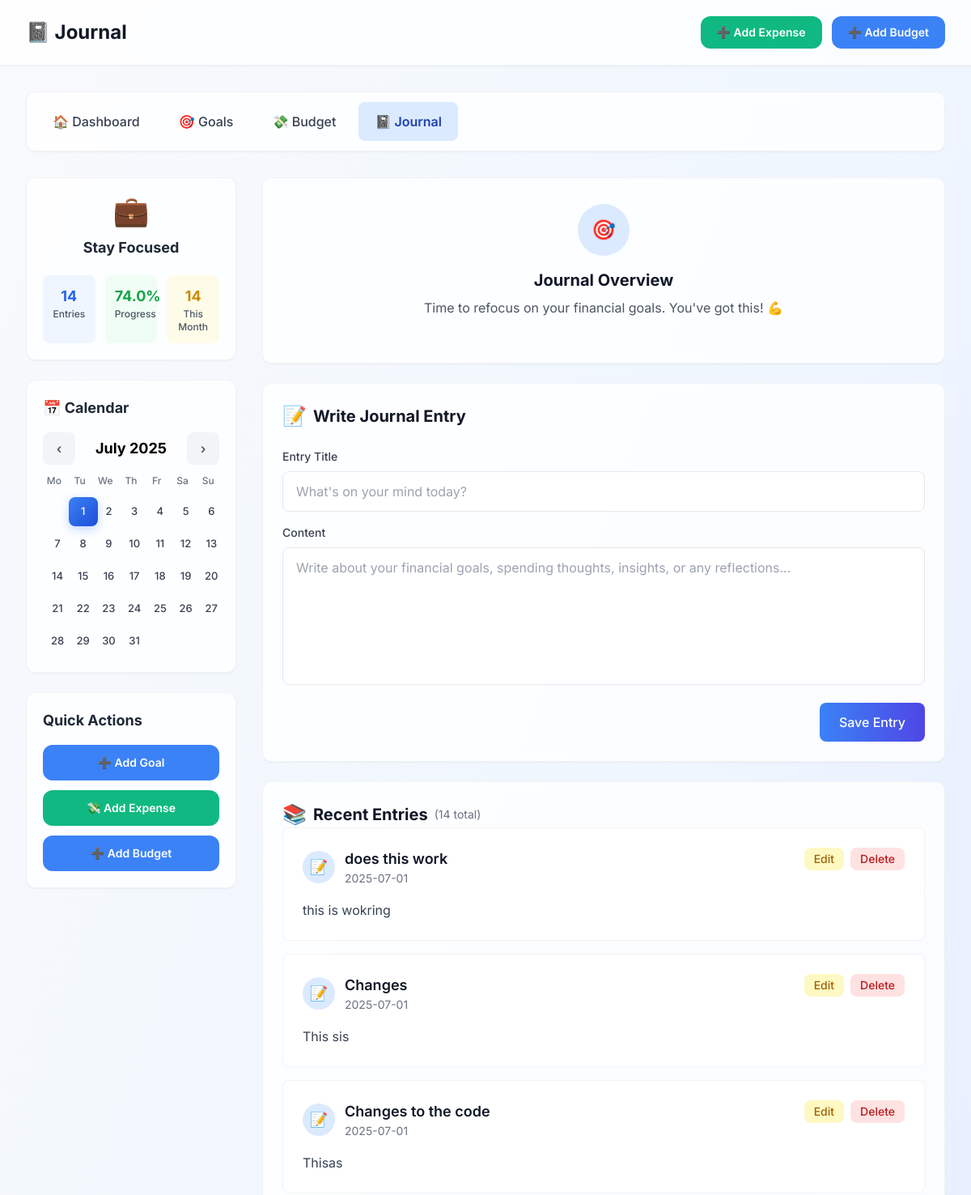
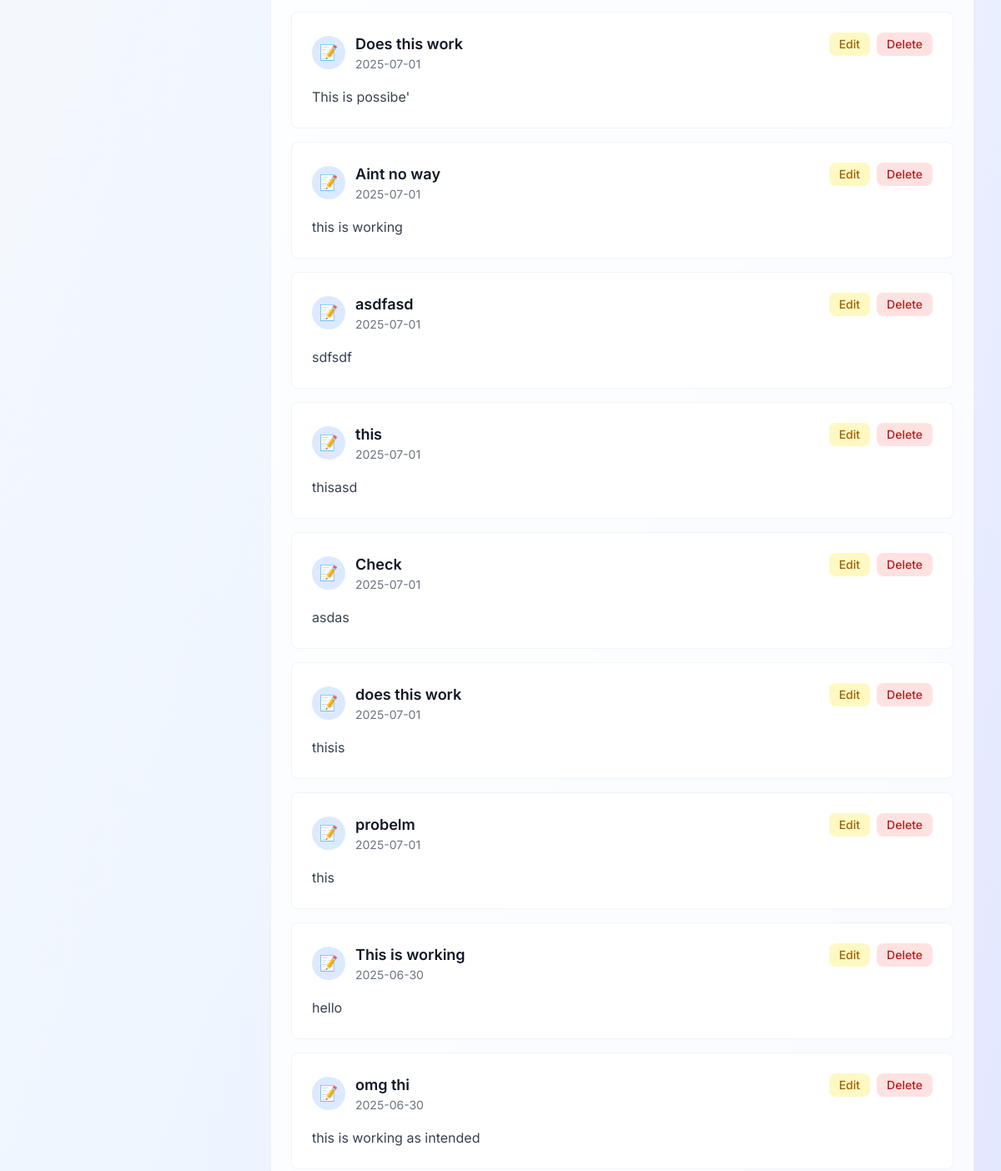
The page /journal (upper part) on the database as committed earlier (2 pictures, top to bottom).
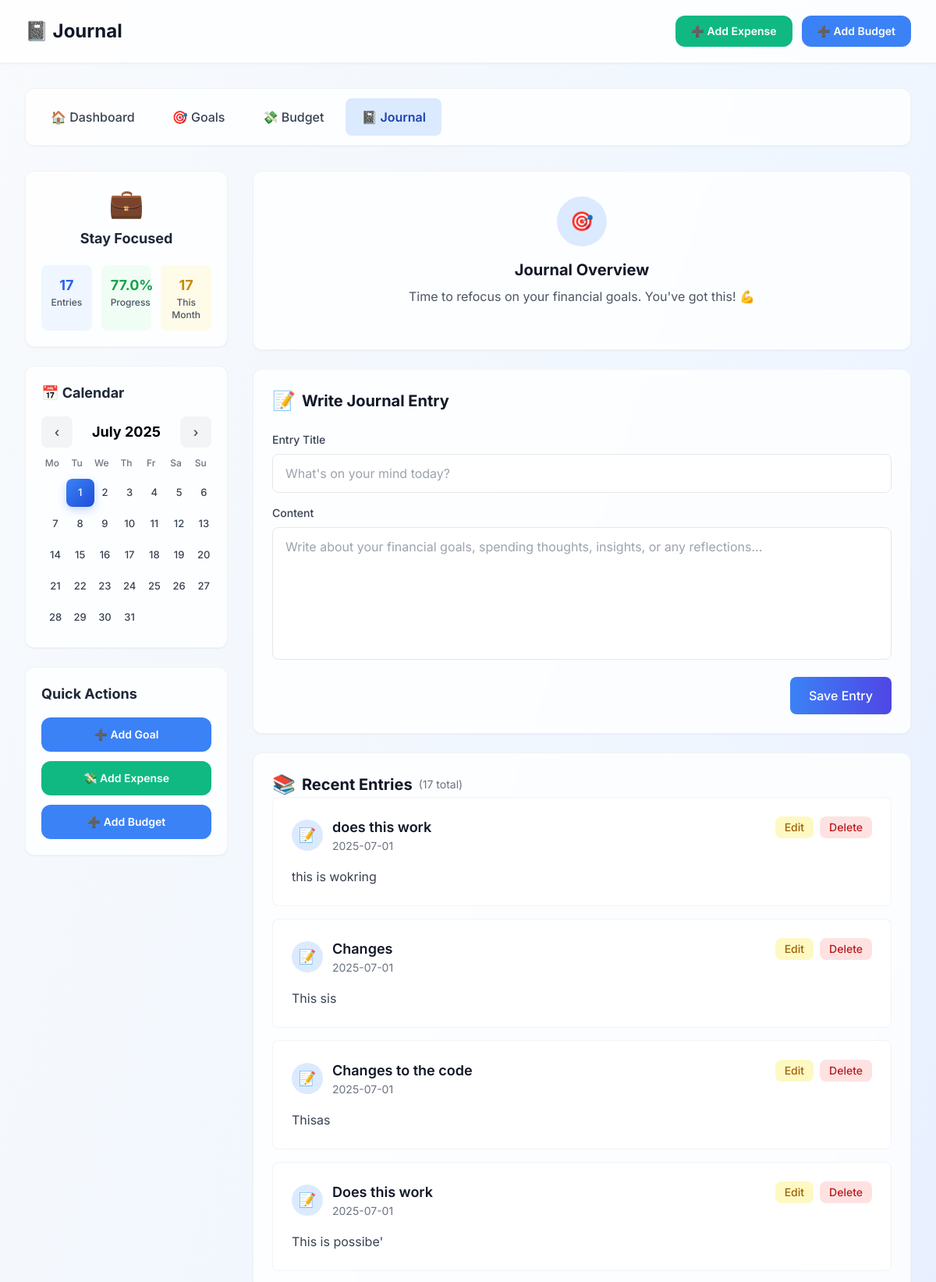
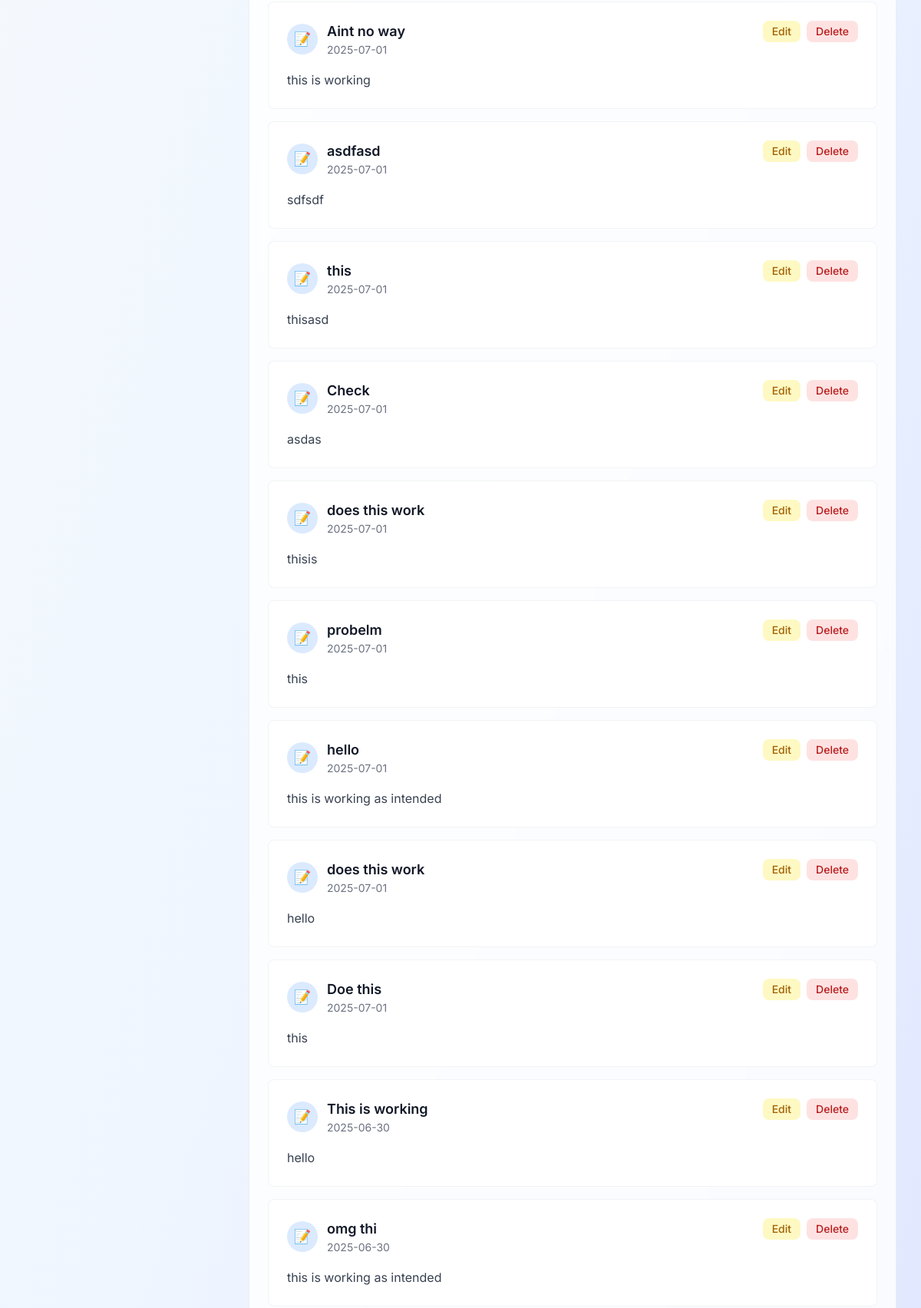
The same page on the database as committed later (2 pictures, top to bottom).
### tables this page shows
CREATE TABLE journal (
            id INTEGER PRIMARY KEY AUTOINCREMENT,
            title TEXT NOT NULL,
            content TEXT NOT NULL,
            date TEXT NOT NULL,
            formatted_date TEXT GENERATED ALWAYS AS (
                strftime('%d %b %Y', date)
            ) STORED,
            created_at DATETIME DEFAULT CURRENT_TIMESTAMP
        );

### app.py (the view)
@app.route('/journal')
def view_journal():
    today = datetime.now().strftime('%Y-%m-%d')
    with sqlite3.connect('finance.db') as conn:
        cursor = conn.cursor()
        cursor.execute("""
            SELECT id, title, content, date, strftime('%d %b %Y', date) as formatted_date
            FROM journal
            ORDER BY date DESC
        """)
        entries = cursor.fetchall()
        current_month = today[:7]
        cursor.execute("""
            SELECT DISTINCT strftime('%d', date)
            FROM journal
            WHERE strftime('%Y-%m', date) = ?
        """, (current_month,))
        days_with_entries = [int(day[0]) for day in cursor.fetchall()]
    return render_template('journal.html',
                          entries=entries,
                          entry_days=days_with_entries,
                          days=range(1, 32),
                          current_date=today)

### templates/journal.html (shortened to what the changed rows need)
<!DOCTYPE html>
<html lang="en">
<head>
    <script src="https://cdn.tailwindcss.com"></script>
</head>
<body class="bg-gradient-to-br from-slate-50 via-blue-50 to-indigo-100 min-h-screen">
    <div class="bg-white/80 backdrop-blur-sm shadow-sm border-b border-gray-200/50">
        <div class="max-w-7xl mx-auto px-4 sm:px-6 lg:px-8">
            <div class="flex justify-between items-center py-5">
                <h1 class="text-2xl font-bold text-gray-900 flex items-center gap-3">
                    📓 Journal
                </h1>
            </div>
        </div>
    </div>
    <div class="max-w-7xl mx-auto px-4 sm:px-6 lg:px-8 py-8">
        <div class="grid grid-cols-1 lg:grid-cols-4 gap-8">
            <aside class="lg:col-span-1">
                <div class="bg-white/80 backdrop-blur-sm rounded-xl shadow-sm p-5 mb-6 border border-gray-200/50">
                    <div class="financial-status-overview">
                        <div class="grid grid-cols-3 gap-3 text-center">
                            <div class="bg-blue-50 p-3 rounded-lg">
                                <div class="font-bold text-blue-600 text-lg" id="entryCount">{{ entries|length if entries else 0 }}</div>
                                <div class="text-xs text-gray-600 font-medium">Entries</div>
                            </div>
                            <div class="bg-green-50 p-3 rounded-lg">
                                <div class="font-bold text-green-600 text-lg" id="progressPercent">{{ ((entries|length / (entries|length + 5)) * 100)|round if entries else 0 }}%</div>
                                <div class="text-xs text-gray-600 font-medium">Progress</div>
                            </div>
                            <div class="bg-yellow-50 p-3 rounded-lg">
                                <div class="font-bold text-yellow-600 text-lg" id="monthlyCount">{{ entries|length if entries else 0 }}</div>
                                <div class="text-xs text-gray-600 font-medium">This Month</div>
                            </div>
                        </div>
                    </div>
                </div>
            </aside>
            <main class="lg:col-span-3 space-y-6">
                <div class="bg-white/80 backdrop-blur-sm rounded-xl shadow-sm p-8 text-center border border-gray-200/50">
                    <h2 class="text-xl font-bold text-gray-900 mb-2">Journal Overview</h2>
                </div>
                <div class="bg-white/80 backdrop-blur-sm rounded-xl shadow-sm p-6 border border-gray-200/50">
                    <h2 class="text-xl font-bold text-gray-900 mb-6 flex items-center gap-2">
                        <span class="text-2xl">📝</span>
                        Write Journal Entry
                    </h2>
                </div>
                <div class="bg-white/80 backdrop-blur-sm rounded-xl shadow-sm p-6 border border-gray-200/50">
                    <h2 class="text-xl font-bold text-gray-900 flex items-center gap-2">
                        <span class="text-2xl">📚</span>
                        Recent Entries
                        <span class="text-sm text-gray-500 font-normal">({{ entries|length if entries else 0 }} total)</span>
                    </h2>
                    {% for entry in entries %}
                    <div class="bg-white rounded-lg p-6 hover:shadow-lg transition-all duration-200 entry-item border border-gray-200/50 mb-4" id="entry-{{ entry[0] }}">
                        <div class="flex items-start justify-between mb-4">
                            <div class="flex items-center gap-3">
                                <div class="w-10 h-10 bg-blue-100 rounded-full flex items-center justify-center">
                                    <span class="text-lg">📝</span>
                                </div>
                                <div>
                                    <h3 class="font-semibold text-gray-900 text-lg">{{ entry[1] }}</h3>
                                    <p class="text-sm text-gray-500">{{ entry[4] if entry[4] else entry[3] }}</p>
                                </div>
                            </div>
                            <div class="flex items-center gap-2">
                                <button onclick="editEntry('{{ entry[0] }}')" type="button" class="px-3 py-1 bg-yellow-100 text-yellow-700 rounded-lg text-sm font-medium hover:bg-yellow-200 transition-colors">
                                    Edit
                                </button>
                                <button onclick="deleteEntry('{{ entry[0] }}')" type="button" class="px-3 py-1 bg-red-100 text-red-700 rounded-lg text-sm font-medium hover:bg-red-200 transition-colors">
                                    Delete
                                </button>
                            </div>
                        </div>
                        <div class="text-gray-700 leading-relaxed whitespace-pre-line pl-13">{{ entry[2] }}</div>
                    </div>
                    {% endfor %}
                </div>
            </main>
        </div>
    </div>
</body>
</html>

Rows that differ between the two databases and show on the page:
added journal: title "hello", date "2025-07-01", content "this is working as intended"
added journal: title "does this work", date "2025-07-01", content "hello"
added journal: title "Doe this", date "2025-07-01", content "this"
Other text that changed with them:
{{ entries|length if entries else 0 }}: "14" → "17"
text no longer shown: "74.0"
text now shown: "77.0"
